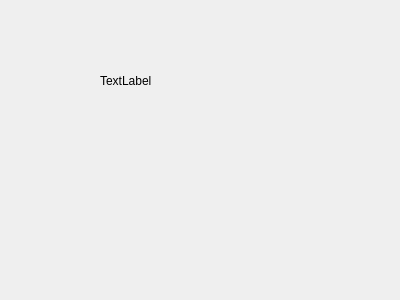
<?xml version="1.0" encoding="UTF-8"?>
<ui version="4.0">
 <class>PageWidget</class>
 <widget class="QWidget" name="PageWidget">
  <property name="geometry">
   <rect>
    <x>0</x>
    <y>0</y>
    <width>400</width>
    <height>300</height>
   </rect>
  </property>
  <property name="windowTitle">
   <string>Form</string>
  </property>
  <widget class="QLabel" name="label">
   <property name="geometry">
    <rect>
     <x>100</x>
     <y>20</y>
     <width>291</width>
     <height>121</height>
    </rect>
   </property>
   <property name="text">
    <string>TextLabel</string>
   </property>
  </widget>
 </widget>
 <resources/>
 <connections/>
</ui>
